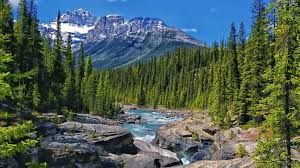
#> input picture Homeworks/Homework 1/images/mountain.jpg, 300 x 168 px
$ jupyter execute --allow-errors Moskoff_HW1.ipynb
#> lines starting #> are read from the running program, lines starting #| are printed output that depends on the picture
## Homework 1 Solutions
### CSCI 4270 / 6270
### Due: January 19, 2024

[cell 1]
import cv2
import numpy as np
from matplotlib import pyplot as plt
import math

## Problem 1

[cell 2]
def p1_checker(fname, m, n):
#> called with fname = './images/mountain.jpg', m = 100, n = 2
    img = cv2.imread(fname)
#> img is the input picture: shape (168, 300, 3); mean B, G, R 87.4, 95.8, 79
    height, width, _ = img.shape
#> height = 168; width = 300
    crop_size = min(height, width)
#> crop_size = 168

    # Calculate the top left point of the crop
    x = (width - crop_size) // 2
#> x = 66
    y = (height - crop_size) // 2
#> y = 0

    # Crop the image
    cimg = img[y:y+crop_size, x:x+crop_size]

    max_dim = max(cimg.shape)
#> max_dim = 168
    scale = m / max_dim
#> scale = 0.595
    new_height = int(cimg.shape[0] * scale)
#> new_height = 100
    new_width = int(cimg.shape[1] * scale)
#> new_width = 100
    im0 = cv2.resize(cimg, (new_width, new_height))
    im1 = np.transpose(im0, (1, 0, 2))
    im2 = np.transpose(np.flip(im0, axis=0), (1, 0, 2))
    im3 = np.flip(im0, axis=0)
    im4 = np.concatenate((im0, im1))
    im5 = np.concatenate((im2, im3))
    im = np.concatenate((im4, im5), axis=1)

    im = np.tile(im, (n, n, 1))
#> im: shape (400, 400, 3)

    print(im.shape)
#| (400, 400, 3)
    display = im[:, :, ::-1]
    plt.axis("off")
    plt.imshow(display)
    plt.show()

[cell 3]
fn = './images/mountain.jpg'
m = 100
n = 2

p1_checker(fn, m, n)

[cell 4]
fn = './images/eagle.jpg'
m = 64
n = 8

p1_checker(fn, m, n)
#> call 2 of p1_checker, with fname = './images/eagle.jpg', m = 64, n = 8
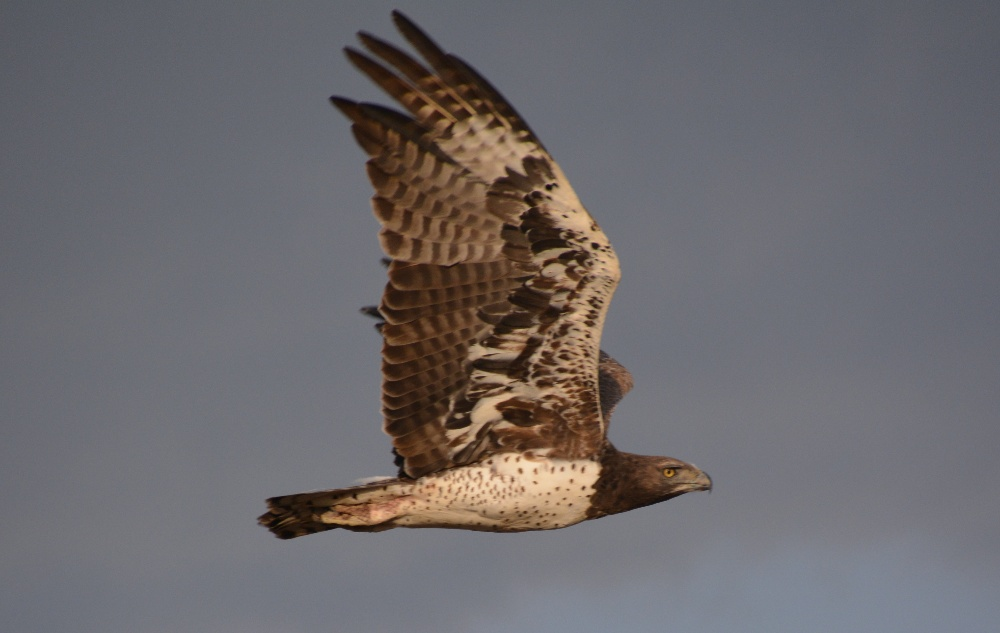
#> input picture Homeworks/Homework 1/images/eagle.jpg, 1000 x 633 px
#> in p1_checker, img is the input picture: shape (633, 1000, 3); mean B, G, R 108, 105.2, 108.3
#> in p1_checker (call 2), `im1 = np.transpose(im0, (1, 0, 2))`:
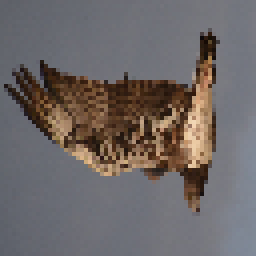
#> im1: shape (64, 64, 3) (shown 4 times larger); mean B, G, R 103.2, 103.5, 109.5
#> in p1_checker (call 2), `im2 = np.transpose(np.flip(im0, axis=0), (1, 0, 2))`:
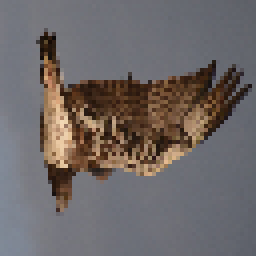
#> im2: shape (64, 64, 3) (shown 4 times larger); mean B, G, R 103.2, 103.5, 109.5
#> in p1_checker (call 2), `im3 = np.flip(im0, axis=0)`:
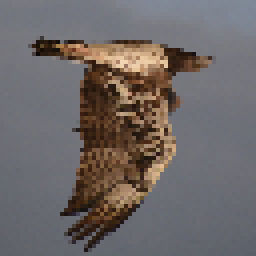
#> im3: shape (64, 64, 3) (shown 4 times larger); mean B, G, R 103.2, 103.5, 109.5
#> in p1_checker (call 2), `im4 = np.concatenate((im0, im1))`:
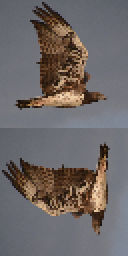
#> im4: shape (128, 64, 3) (shown 2 times larger); mean B, G, R 103.2, 103.5, 109.5
#> in p1_checker (call 2), `im5 = np.concatenate((im2, im3))`:
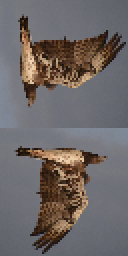
#> im5: shape (128, 64, 3) (shown 2 times larger); mean B, G, R 103.2, 103.5, 109.5
#> in p1_checker (call 2), `im = np.tile(im, (n, n, 1))`:
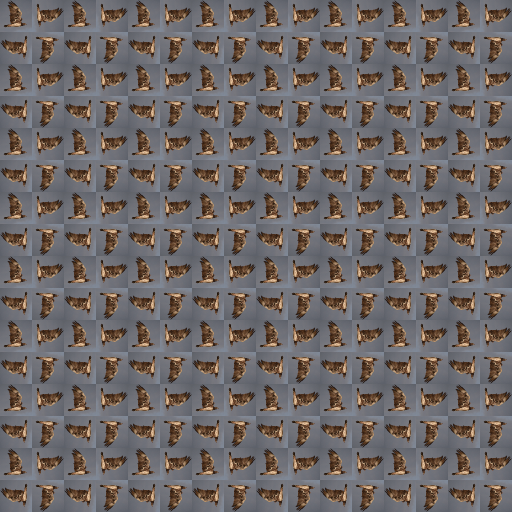
#> im: shape (1024, 1024, 3) (shown at 1/2 size); mean B, G, R 103.2, 103.5, 109.5
#| (1024, 1024, 3)

## Problem 2

[cell 5]
def p2_vignette(fn, r0, c0):
#> called with fn = './images/mountain.jpg', r0 = 100, c0 = 200
    img = cv2.imread(fn)
    plt.axis("off")
    cImg = cv2.cvtColor(img, cv2.COLOR_BGR2RGB)
    plt.imshow(cImg)
    plt.show()
    maxD = np.sqrt(max(r0, img.shape[0] - 1 - r0) ** 2 + max(c0, img.shape[1] - 1 - c0) ** 2)
#> maxD = 223.6
    rows, cols = np.ogrid[:img.shape[0], :img.shape[1]]
#> rows = 168 values from 0 to 167
    dist = np.sqrt((rows - r0) ** 2 + (cols - c0) ** 2)
    weights = 1 - np.sqrt(dist / maxD)
    weights = np.expand_dims(weights, axis=2)
    expweights = np.repeat(weights, img.shape[2], axis=2)
    edited = img * expweights
    print("d_m: {:.1f}".format(maxD))
#| d_m: 223.6
    M, N, _ = img.shape
#> M = 168; N = 300
    print("W[{},{}] = {:.2f}".format((M // 4),(N // 4), weights[(M // 4)][(N // 4)][0]))
#| W[42,75] = 0.21
    print("W[{},{}] = {:.2f}".format((M // 4), (3 * N // 4), weights[(M // 4)][(3 * N // 4)][0]))
#| W[42,225] = 0.47
    print("W[{},{}] = {:.2f}".format((3 * M // 4),(N // 4), weights[(3 * M // 4)][(N // 4)][0]))
#| W[126,75] = 0.24
    print("W[{},{}] = {:.2f}".format((3 * M // 4),(3 * N // 4), weights[(3 * M // 4)][(3 * N // 4)][0]))
#| W[126,225] = 0.60

    display = edited.astype('uint8')
#> display: shape (168, 300, 3)
    display = cv2.cvtColor(display, cv2.COLOR_BGR2RGB)

    print("I[{},{}] = {}".format((M // 4),(N // 4), display[(M // 4)][(N // 4)]))
#| I[42,75] = [12 17 34]
    print("I[{},{}] = {}".format((M // 4),(3 * N // 4), display[(M // 4)][(3 * N // 4)]))
#| I[42,225] = [32 56 79]
    print("I[{},{}] = {}".format((3 * M // 4),(N // 4), display[(3 * M // 4)][(N // 4)]))
#| I[126,75] = [27 26 21]
    print("I[{},{}] = {}".format((3 * M // 4),(3 * N // 4), display[(3 * M // 4)][(3 * N // 4)]))
#| I[126,225] = [74 81 41]

    plt.axis("off")
    plt.imshow(display)
    plt.show()

[cell 6]
fn = "./images/mountain.jpg"
r0 = 100
c0 = 200

p2_vignette(fn, r0, c0)

[cell 7]
fn = "./images/skyline.jpg"
r0 = 130
c0 = 250

p2_vignette(fn, r0, c0)
#> call 2 of p2_vignette, with fn = './images/skyline.jpg', r0 = 130, c0 = 250
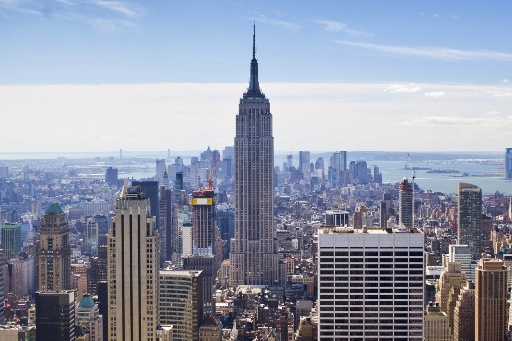
#> input picture Homeworks/Homework 1/images/skyline.jpg, 512 x 341 px
#> in p2_vignette, img is the input picture: shape (341, 512, 3); mean B, G, R 170.6, 153, 146.2
#> in p2_vignette (call 2), `expweights = np.repeat(weights, img.shape[2], axis=2)`:
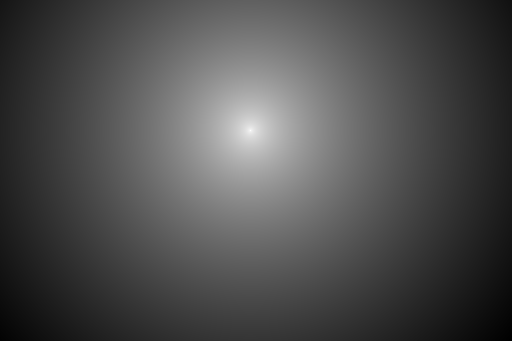
#> weights: shape (341, 512, 1) float64; min 0, max 1, mean 0.307
#> in p2_vignette (call 2), `edited = img * expweights`:
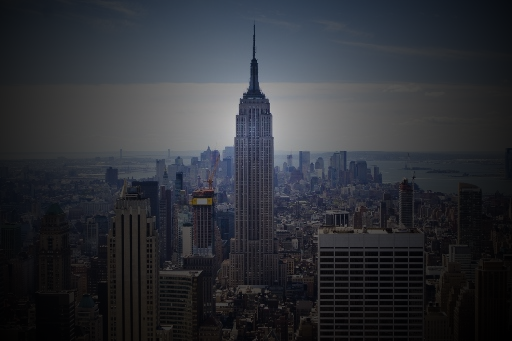
#> edited: shape (341, 512, 3) float64; mean B, G, R 55.5, 49.6, 47.2
#| d_m: 335.0
#| W[85,128] = 0.38
#| W[85,384] = 0.35
#| W[255,128] = 0.28
#| W[255,384] = 0.26
#| I[85,128] = [86 87 88]
#| I[85,384] = [82 82 83]
#| I[255,128] = [41 39 36]
#| I[255,384] = [3 3 6]

## Problem 3

[cell 8]
def p3_block(fn, m, n, b):
    img = cv2.imread(fn, cv2.IMREAD_GRAYSCALE)
    plt.axis("off")
    plt.imshow(img, cmap='gray')
    plt.show()
    plt.pause(.1)
    plt.clf()
    s_m = img.shape[0] / m
    s_n = img.shape[1] / n
    downsized = np.zeros((m, n), dtype=np.float32)
    for i in range(m):
        for j in range(n):
            start_row, end_row = round(i * s_m), round((i + 1) * s_m)
            start_col, end_col = round(j * s_n), round((j + 1) * s_n)
            region = img[start_row:end_row, start_col:end_col]
            downsized[i, j] = np.mean(region)
    upscaled = np.repeat(np.repeat(downsized, b, axis=0), b, axis=1)
    med = np.median(downsized)
    binary = np.zeros_like(downsized)
    binary[downsized > med] = 1
    print("Downsized images are ({}, {})".format(downsized.shape[0], downsized.shape[1]))
    print("Block images are ({}, {})".format(upscaled.shape[0], upscaled.shape[1]))
    print("Average intensity at ({}, {}) is {:.1f}".format(m // 4, n // 4, downsized[m // 4][n // 4]))
    print("Average intensity at ({}, {}) is {:.1f}".format(m // 4, 3 * n // 4, downsized[m // 4][3 * n // 4]))
    print("Average intensity at ({}, {}) is {:.1f}".format(3 * m // 4, n // 4, downsized[3 * m // 4][n // 4]))
    print("Average intensity at ({}, {}) is {:.1f}".format(3 * m // 4, 3 * n // 4, downsized[3 * m // 4][3 * n // 4]))
    print("Binary threshold: {:.1f}".format(med))
    plt.axis("off")
    plt.imshow(downsized, cmap='gray')
    plt.show()
    plt.pause(.1)
    plt.clf()
    plt.axis("off")
    plt.imshow(binary, cmap='gray')
    plt.show()

[cell 9]
fname = "./images/lincoln1.jpg"
m = 25
n = 18
b = 15

#> (the rest of this cell did not finish here and is left out)

[cell 10]
fname = "./images/ginsburg.jpg"
m = 30
n = 16
b = 14

#> (the rest of this cell did not finish here and is left out)
